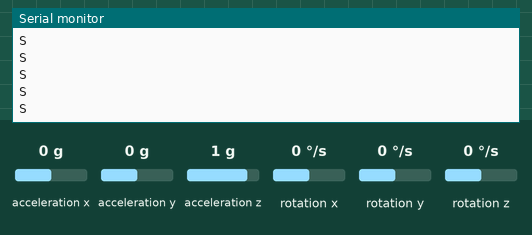
A sketch run on a simulated Arduino Uno, built with avr-gcc and run on an emulated ATmega328P. On the bench: the last lines printed to the serial monitor. The inputs (shaded band) are chosen by the test bench; at power-on: acceleration x 0 g, acceleration y 0 g, acceleration z 1 g, rotation x 0 °/s, rotation y 0 °/s, rotation z 0 °/s.

Above: at 1.2 s.
1.3 s: acceleration x set to -1.4 g
At 1.33 s:
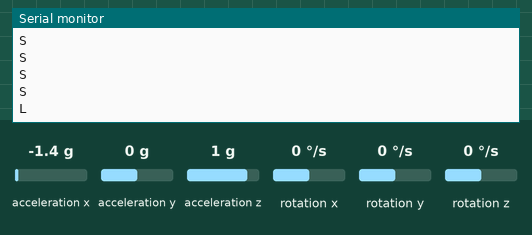
3.2 s: acceleration y set to -1.4 g
At 3.27 s:
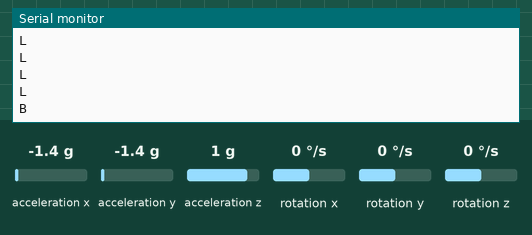
5.1 s: acceleration y set to 0.8 g
At 5.21 s:
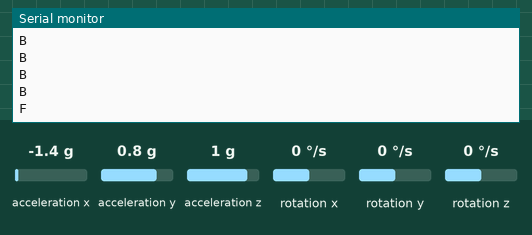

The sketch:

Arduino_code.ino
```cpp
#include <Wire.h>
#include <MPU6050.h>

MPU6050 mpu;

void setup(){
  Serial.begin(115200);
  Wire.begin();
  mpu.initialize();
}

void loop(){
  int16_t ax, ay, az;
  mpu.getAcceleration(&ax,&ay,&az);

  char cmd='S';

  if(ay > 6000) cmd='F';
  else if(ay < -6000) cmd='B';
  else if(ax > 6000) cmd='R';
  else if(ax < -6000) cmd='L';

  Serial.println(cmd);

  delay(100);
}
```

Measured:
- after the input at 1.3 s, the serial monitor: prints a new line at once (image 1)
- after the input at 3.2 s, the serial monitor: prints a new line after 0.06 s (image 2)
- after the input at 5.1 s, the serial monitor: prints a new line after 0.10 s (image 3)
